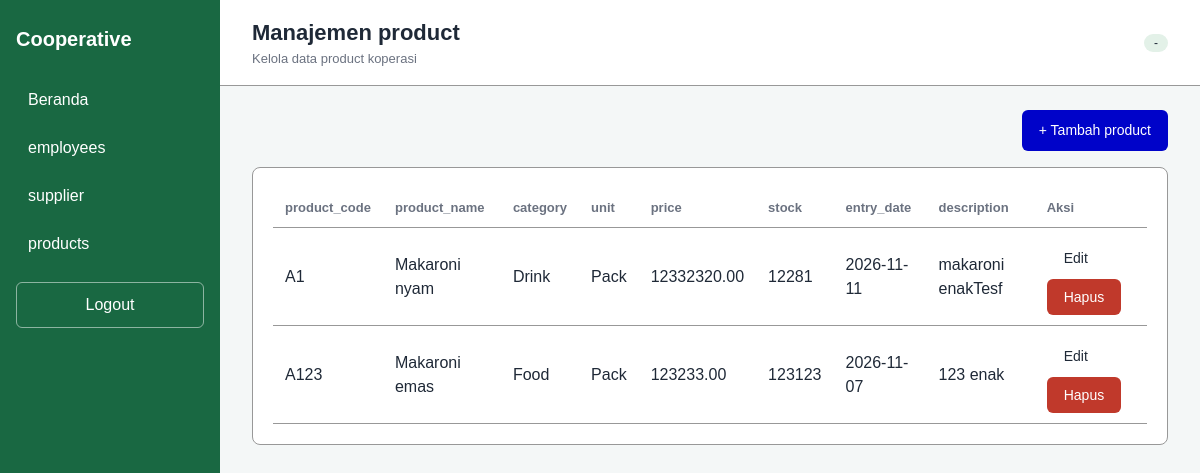
/pages/products/index.php, run on the app's committed database.
### tables this page shows
CREATE TABLE `products` (
  `product_id` int NOT NULL,
  `product_code` varchar(10) DEFAULT NULL,
  `product_name` varchar(100) DEFAULT NULL,
  `category` enum('Food','Drink','Stationery','Uniform') DEFAULT NULL,
  `unit` enum('Pcs','Pack','Bottle') DEFAULT NULL,
  `price` decimal(10,2) DEFAULT NULL,
  `stock` int DEFAULT NULL,
  `entry_date` date DEFAULT NULL,
  `description` text
);

### repositories/product-repositories.php (called while the page is built, shortened)
<?php
require_once __DIR__ . "/../config/database.php";
function getProducts()
{
    global $pdo;
    $query = "select * from products";
    $stmt = $pdo->prepare($query);
    $stmt->execute();
    $products = $stmt->fetchAll();
    return $products;
}

### pages/products/index.php (the view, shortened to what this page needs)
<?php
require_once __DIR__ . "/../../repositories/product-repositories.php";
$products = getProducts();
?>
<!DOCTYPE html>
<html lang="id">
<head>
    <link rel="stylesheet" href="../../styles/categories/index.css">
</head>
<body>
    <div class="layout">
        <?php require_once __DIR__ . "/../../components/sidebar.php" ?>
        <main class="main">
            <?php require_once __DIR__ . "/../../components/topbar.php" ?>
            <div class="content">
                <div class="toolbar">
                    <a href="create.php" class="btn btn-primary">+ Tambah product</a>
                </div>
                <div class="card">
                    <table>
                        <thead>
                            <tr>
                                <th>product_code</th>
                                <th>product_name</th>
                                <th>category</th>
                                <th>unit</th>
                                <th>price</th>
                                <th>stock</th>
                                <th>entry_date</th>
                                <th>description</th>
                                <th>Aksi</th>
                            </tr>
                        </thead>
                        <TBody>
                            <?php foreach ($products as $product): ?>
                                <tr>
                                    <td colspan="1"><?= $product['product_code'] ?></td>
                                    <td colspan="1"><?= $product['product_name'] ?></td>
                                    <td colspan="1"><?= $product['category'] ?></td>
                                    <td colspan="1"><?= $product['unit'] ?></td>
                                    <td colspan="1"><?= $product['price'] ?></td>
                                    <td colspan="1"><?= $product['stock'] ?></td>
                                    <td colspan="1"><?= $product['entry_date'] ?></td>
                                    <td colspan="1"><?= $product['description'] ?></td>
                                    <td colspan="1">
                                        <a href="edit.php?id=<?= $product['product_id'] ?>" class="btn">Edit</a>
                                        <form action="../../actions/products/delete.php" method="post"
                                            style="display:inline" onsubmit="return confirm('Hapus product ini?')">
                                            <button type="submit" class="btn btn-danger">Hapus</button>
                                        </form>
                                    </td>
                                </tr>
                            <?php endforeach; ?>
                        </TBody>
                    </table>
                </div>
            </div>
        </main>
    </div>
</body>
</html>

### styles/base.css (style rules this page uses)
:root { --Blue: #0003c9; --green-dark: #196842; --red: #c0392b; --text: #1f2937; --muted: #6b7280; --line: #989898; --bg: #f4f7f7; }
* { margin: 0; padding: 0; box-sizing: border-box; }
body { font-family: Arial, sans-serif; background: var(--bg); color: var(--text); line-height: 1.5; }
a { color: inherit; text-decoration: none; }
.btn { display: inline-block; padding: 9px 16px; border: 1px solid transparent; border-radius: 6px; font-size: 14px; cursor: pointer; }
.btn-primary { background: var(--Blue); color: #fff; }
.btn-danger { background: var(--red); color: #fff; }
.card { background: #fff; border: 1px solid var(--line); border-radius: 8px; padding: 20px; }

### styles/components/sidebar.css (style rules this page uses)
.layout { display: flex; min-height: 100vh; }

### styles/components/header.css (style rules this page uses)
.main { flex: 1; }
.content { padding: 24px 32px; }

### styles/pages/management.css (style rules this page uses)
.toolbar { display: flex; justify-content: flex-end; margin-bottom: 16px; }
table { width: 100%; border-collapse: collapse; }
th, td { padding: 10px 12px; text-align: left; border-bottom: 1px solid var(--line); }
th { font-size: 13px; color: var(--muted); }

### data on the page
products: product_code "A1", product_name "Makaroni nyam", category "Drink", unit "Pack", price "12332320.00", stock "12281", entry_date "2026-11-11", description "makaroni enakTesf"
products: product_code "A123", product_name "Makaroni emas", category "Food", unit "Pack", price "123233.00", stock "123123", entry_date "2026-11-07", description "123 enak"

### other printed values
$pageTitle "Manajemen product"
$pageSubtitle "Kelola data product koperasi"
$user['role'] "-"
